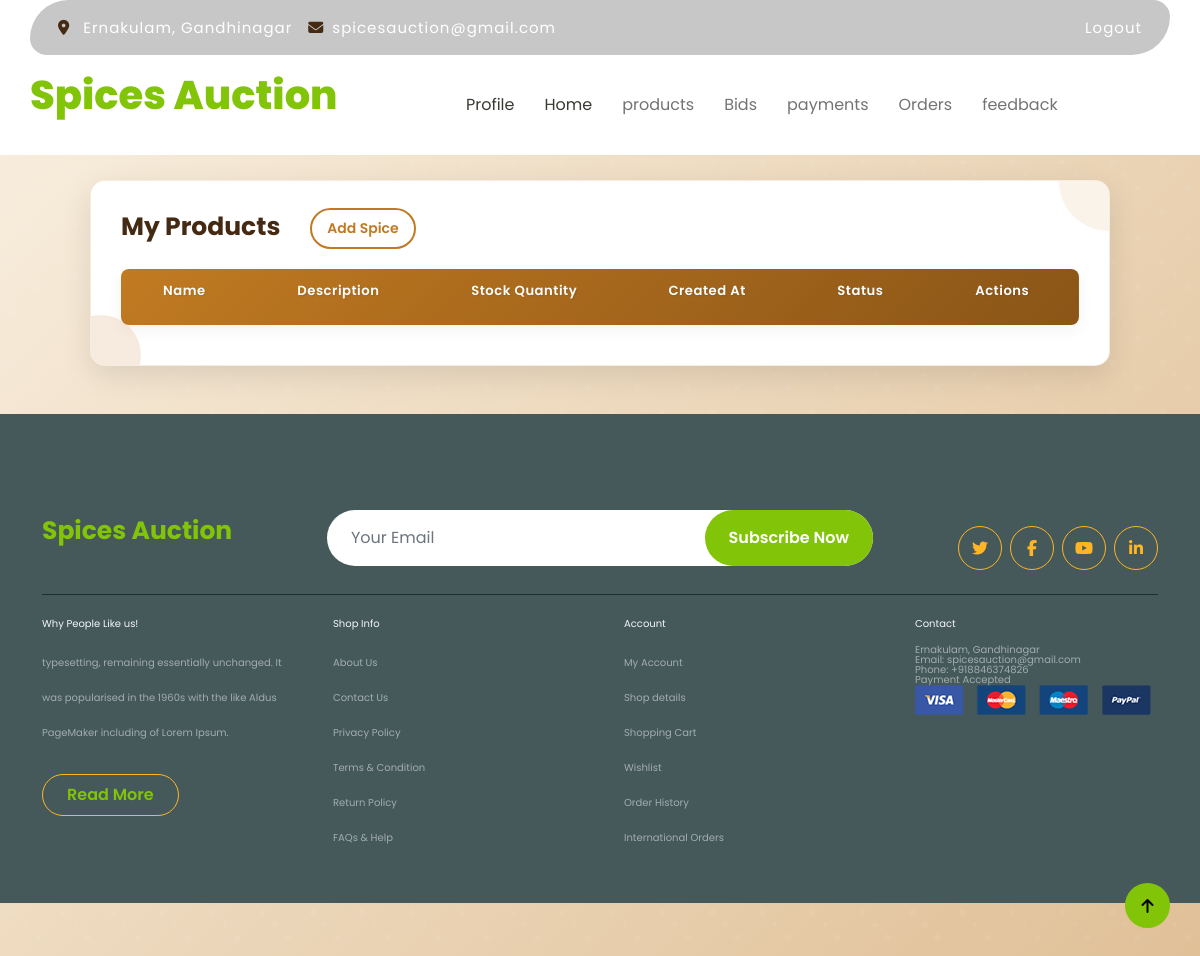
The app's page /products/ (signed in), older data.
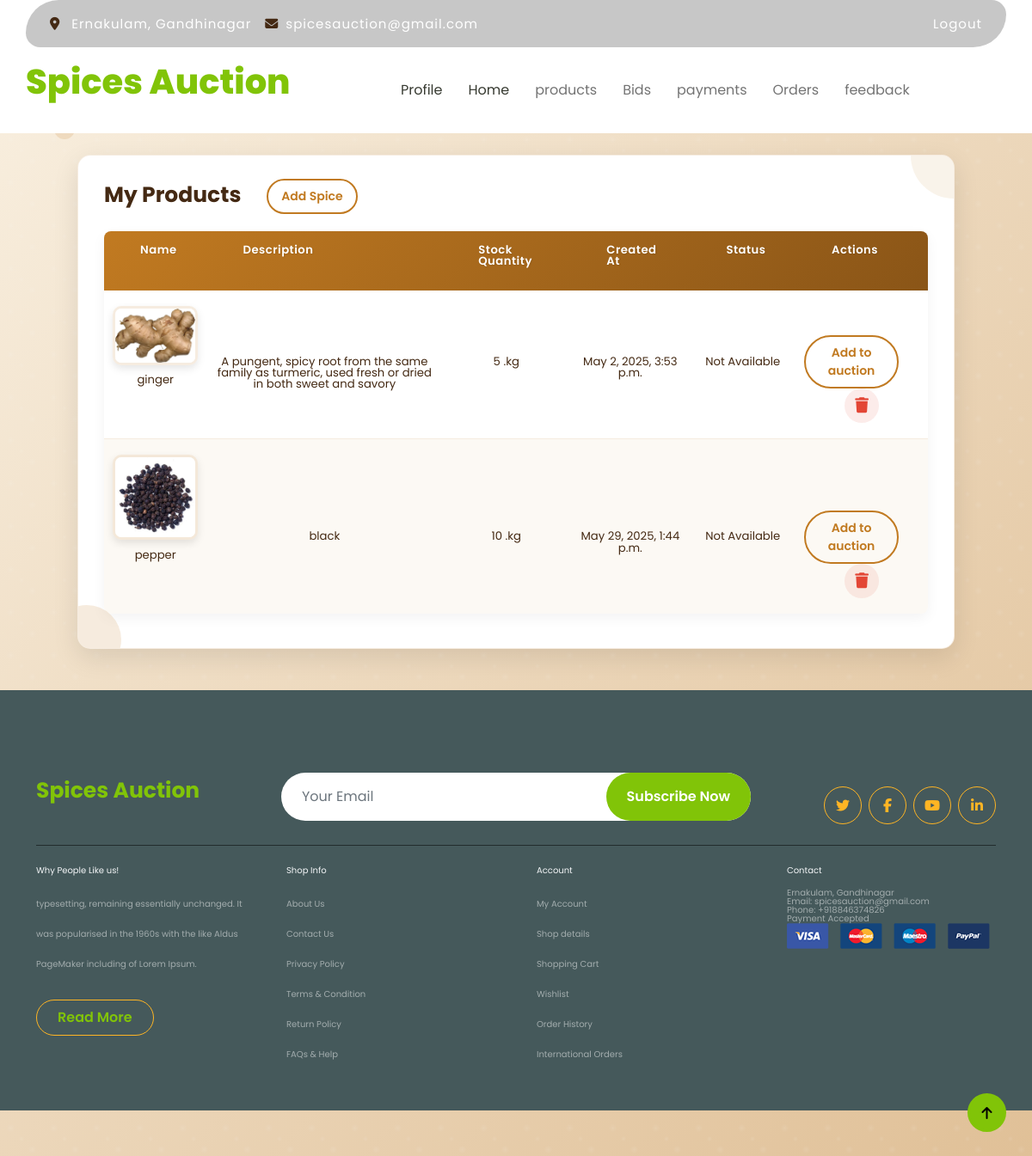
The same page, newer data.
### adminapi/models.py (models this page shows, shortened)
class Spice(models.Model):
    seller = models.ForeignKey(Seller, on_delete=models.CASCADE)
    name = models.CharField(max_length=100)
    description = models.CharField(max_length=100)
    stock_quantity = models.PositiveIntegerField(default=0)
    image = models.ImageField(upload_to="images", null=True)
    created_at = models.DateTimeField(auto_now_add=True)
    choices= [
        ('Available', 'Available'),
        ('Not Available', 'Not Available'),
    ]
    status=models.CharField(max_length=50, choices=choices, default='Available')

### userapi/views.py (the view)
# urls.py: path("products/",views.ProductsListView.as_view(),name="products-list"),
class ProductsListView(ListView):
    template_name="user/products.html"
    form_class=AddProducts
    model=Spice
    context_object_name="spices"
    def get_queryset(self):
        user_id = self.request.user.id
        return Spice.objects.filter(seller=user_id)

### userapi/templates/user/products.html (shortened to what this page needs)
{%extends 'user/base.html'%}
{%load static%}
{%block body_block%}
    <div id="wrapper" style="margin-top: 180px;">
     <h1>My Products<a href="{%url 'products-add'%}" class="btn btn-outline-primary">Add Spice</a></h1>
     <table id="keywords" cellspacing="0" cellpadding="0">
       <thead>
         <tr>
           <th><span>Name</span></th>
           <th><span>Description</span></th>
           <th><span>Stock Quantity</span></th>
           <th><span>Created At</span></th>
           <th><span>Status</span></th>
           <th><span>Actions</span></th>
         </tr>
       </thead>
       <tbody>
        {%for s in spices%}
         <tr>
            <td>
                <div>
                    <img src="{{s.image.url}}" class="avatar avatar-lg me-3 border-radius-lg" width="100px" style="border-radius: 10px;">
                    <p class="lalign mt-2">{{s.name}}</p>
                </div>
            </td>
            <td>{{s.description}}</td>
            <td>{{s.stock_quantity}} .kg</td>
            <td>{{s.created_at}}</td>
            <td>{{s.status}}</td>
            <td>
                <a href="{%url 'auction-add' s.id%}" class="btn btn-outline-primary me-4">Add to auction</a>
                <a href="{%url 'products-remove' s.id%}" class="buttons"><i class="fa-solid fa-trash" style="color: #e34635;"></i></a>
            </td>
         </tr>
         {%endfor%}
       </tbody>
     </table>
    </div>
{%endblock%}

Row changes from the older to the newer data that the page shows:
added Spice: image (picture), name "ginger", description "A pungent, spicy root from the same family as turmeric, used fresh or dried in both sweet and savory", stock_quantity "5", created_at "May 2, 2025, 3:53 p.m.", status "Not Available"
added Spice: image (picture), name "pepper", description "black", stock_quantity "10", created_at "May 29, 2025, 1:44 p.m.", status "Not Available"
